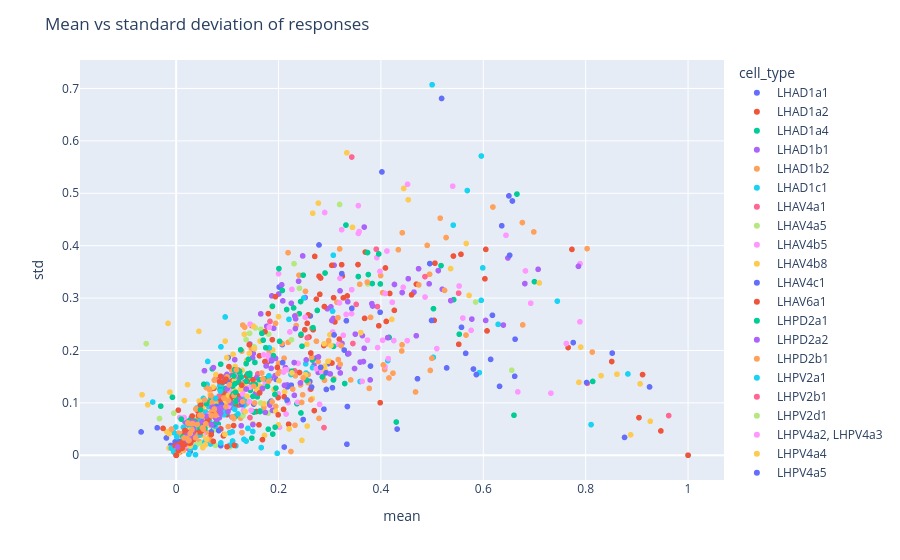

Notebook source saved alongside this figure:
### Code cell
fig = px.scatter(
    mean_std,
    x="mean",
    y="std",
    color="cell_type",
    hover_data=["odour"],
)
fig.update_traces(textposition="top center")
fig.update_layout(title="Mean vs standard deviation of responses")
fig.show()
# not-so-responsive and those maximally responsive are less variable
# so we should focus on those, and ideally cell types that are not so variable
